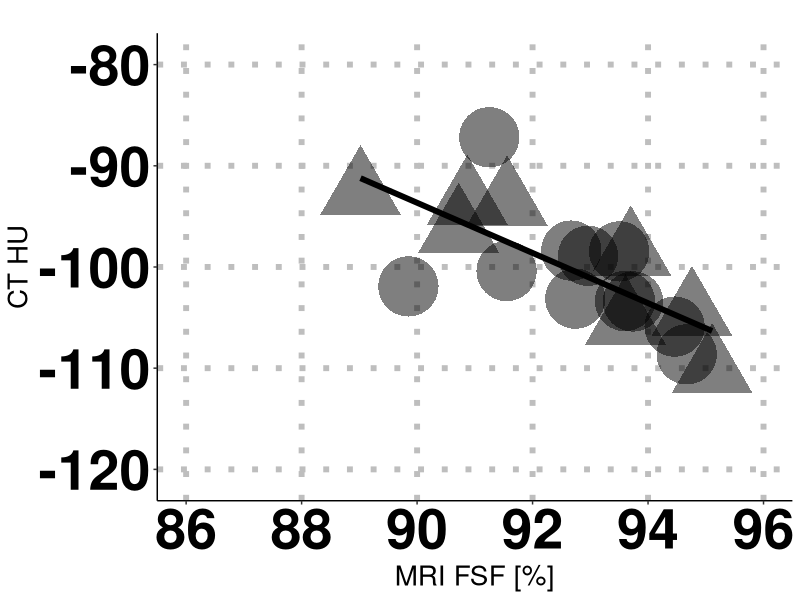
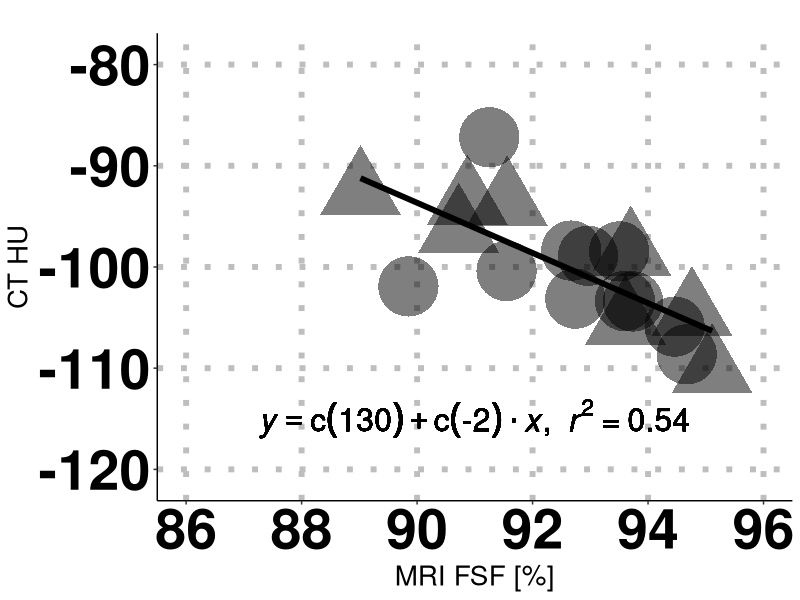

These figures' R source, in order:
#  CODE FOR RECREATING WAT PAPER FIGURES #################################
#  This .R file contains the script to recreate Figure 5 panel C) in the paper.
#  The script reads reconstructed data from the ../data_output/ folder and
#  puts the png image in the  ../figures/ folder.
#  FIGURE 5 C :  FSF v. HU - all subjects, warm temperature

# Need ggplot2 and plyr
require(ggplot2)
require(plyr)

# Load CSV file into a data frame
df = read.csv('../tidy_data/WAT_avgAllslx_master_file.csv')

selected_rows = df[,"Temp"]=="TN"
df = df[selected_rows,]

HU_Avg = df[,"HU_Avg"]
FSF_Avg = df[,"FSF_Avg"]

# regression function
lm_eqn = function(df){
  m = lm(HU_Avg ~ FSF_Avg, df);
  eq <- substitute(italic(y) == a + b %.% italic(x)*","~~italic(r)^2~"="~r2,
                   list(a = format(coef(m)[1], digits = 1),
                        b = format(coef(m)[2], digits = 1),
                        r2 = format(summary(m)$r.squared, digits = 2)))
  as.character(as.expression(eq));
}

g0 = ggplot(df, aes(x=FSF_Avg, y=HU_Avg, shape=Sex)) +
  geom_smooth(aes(x=FSF_Avg, y=HU_Avg, shape=NULL), data=df, method = "lm", se=FALSE, formula = y ~ x, colour="black", linetype="solid", alpha=0.5, size=2, weight=2) +
  geom_point(alpha=0.5,size=20,show_guide = FALSE) + 
  theme(axis.text=element_text(colour="black", size=40,face="bold"),axis.title=element_text(size=20),
        axis.line = element_line(colour = "black"),
        panel.grid.major = element_line(linetype = 3, colour = "gray", size = 2),
        panel.grid.minor = element_blank(),
        panel.background = element_blank()) +
  coord_cartesian(xlim=c(86,96), ylim=c(-121,-79))

g0.labs <- g0 + labs(title = "", x = "MRI FSF [%]", y = "CT HU")
g0.labs

g1 = g0.labs + geom_text(aes(x = 91, y = -115, label = lm_eqn(df)), parse = TRUE, colour="black",size=8)

plot(g1)

# Copy plot to a PNG file
dev.copy(png, file = '../figures/Figure_5c.png', width=1525, height=750)

# Don't forget to close the PNG device!
dev.off()

# Display the statistics (R-squared, p-value and confidence interval)
print("**********************************************************")
print("Figure 5c) statistics (R-squared, p-value and confidence interval)")
mod <- lm(HU_Avg~FSF_Avg)
print(summary(mod))
print(confint(mod))
print("**********************************************************")

